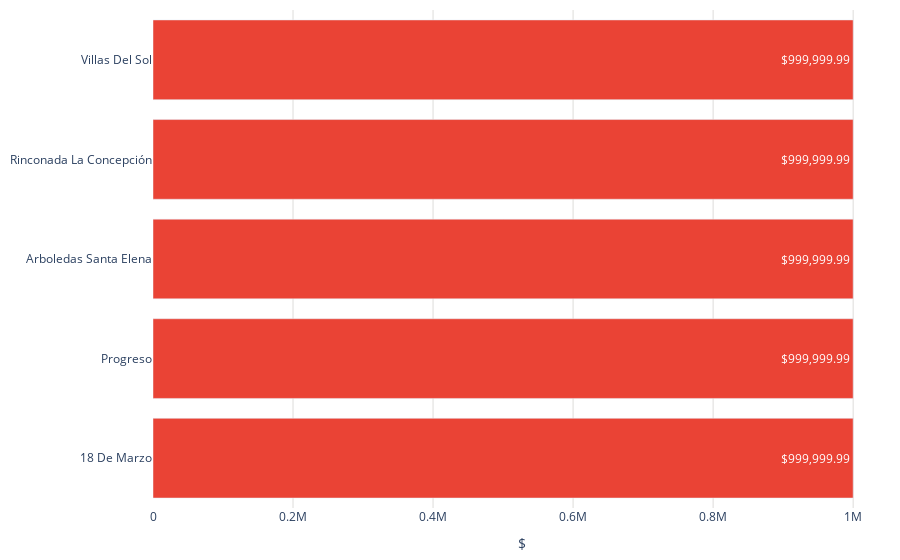

The notebook cell saved with this chart:
### Code cell
colores = ['#df00ff','#939fad','#6773df','#67c2df','#7cc668','#ffb038','#ff4853','#3d45c0']
col = top_colonias_caras['colonia']
precio = top_colonias_caras['precio']
fig = go.Figure()
fig.add_trace(go.Bar(
    y=col[::-1],  # Invertir el orden de los datos
    x=precio[::-1],  # Invertir el orden de los datos
    orientation='h', 
    marker_color='#ea4335',  # Colores de las barras
    text=precio[::-1].apply(lambda x: '${:,.2f}'.format(x)),  # Invertir el orden de los datos
    textposition='inside',  # Posición del texto (puede ser 'inside' o 'outside')
))
fig.update_layout(
    #title='Colonias más caras (Tulancingo)',  # Título de la gráfica
    xaxis=dict(
        title='$', # Título del eje x
        gridcolor='#dddcda', # Color de las líneas que dividen los rangos del eje X
        #range=[0, 8000000],  # Establecer el rango del eje y
        #tickvals=[0, 2000000,4000000,6000000, 8000000],  # Definir los valores de las marcas en el eje y
        #ticktext=['$0.00', '$2,000,000.00', '$4,000,000.00','$6,000,000.00','$8,000,000.00'],  # Definir el texto de las marcas en el eje y
    ),   margin=dict(l=10, r=10, t=10, b=10),  # Ajusta los márgenes (left, right, top, bottom) 
    plot_bgcolor='rgba(0,0,0,0)',  # Color de fondo del gráfico
)
# Exportar gráfica como archivo HTML
def guardar_grafico_como_html(fig, nombre_archivo, carpeta='assets/graficas'):
    # Crear la carpeta si no existe
    if not os.path.exists(carpeta):
        os.makedirs(carpeta)
    
    # Gráfica como archivo HTML en la carpeta especificada
    pio.write_html(fig, f'{carpeta}/{nombre_archivo}.html')

guardar_grafico_como_html(fig, 'g_bar_colonias_caras', carpeta='assets/graficas')
fig.show()

### Figure 1 — Plotly figure (JSON) as saved in the notebook; plotly's stock layout.template omitted (floating-point values rounded to 4 significant figures)
{"data": [{"marker": {"color": "#ea4335"}, "orientation": "h", "text": ["$999,999.99", "$999,999.99", "$999,999.99", "$999,999.99", "$999,999.99"], "textposition": "inside", "type": "bar", "x": [1000000.0, 1000000.0, 1000000.0, 1000000.0, 1000000.0], "y": ["18 De Marzo", "Progreso", "Arboledas Santa Elena", "Rinconada La Concepción", "Villas Del Sol"]}], "layout": {"margin": {"b": 10, "l": 10, "r": 10, "t": 10}, "plot_bgcolor": "rgba(0,0,0,0)", "xaxis": {"gridcolor": "#dddcda", "title": {"text": "$"}}}}
